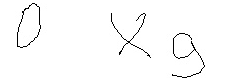
#> input picture complex_img/0times9/1.png, 243 x 80 px, found by its file name
$ jupyter execute --allow-errors localize2.ipynb   (older library calls are emulated)
#> lines starting #> are read from the running program, lines starting #| are printed output that depends on the picture; after the words box and inside, x2 and y2 are one past the last pixel; in counts of white or black regions, pixels touching at a corner belong together
### localize_digits/localizer_functions.py
import cv2
import os
import numpy as np
from matplotlib import pyplot as plt
import math
import sys
from contextlib import suppress

def get_all_data_cv(fName):
    directory=f'{os.getcwd()}/'+fName
    labels = {}
    for entry in os.scandir(directory):
        label = entry.name      # The operand / operator. Example: '2'
        images = []

        for picture in os.scandir(entry):
            image = cv2.imread(picture.path)
            images.append(image)
        labels[label] = images
    print('Test')
    return labels

def extract_number(stats, src, i):
    left = stats[i, cv2.CC_STAT_LEFT]
    top = stats[i, cv2.CC_STAT_TOP]
    width = stats[i, cv2.CC_STAT_WIDTH]
    height = stats[i, cv2.CC_STAT_HEIGHT]
    number = src[top:top + height, left:left + width]
    cv2.imwrite(str(i) + ".png", number)
    return number

def make_square_out_of(number):
    height, width, _ = number.shape
    left, right, top, bottom = (0,0,0,0) #initialize borders
    if height > width:
        # add border left and right
        strech = (height - width) / 2
        # if strech is not an integer, strech 1 pixel more to the right
        left = math.floor(strech)
        right = math.ceil(strech)
    elif height < width:
        strech = (width - height) / 2
        top = math.floor(strech)
        bottom = math.ceil(strech)

    COLOR_WHITE = (255,255,255)
    # this function does all the magic
    dst = cv2.copyMakeBorder(number, top, bottom, left, right, cv2.BORDER_CONSTANT, None, COLOR_WHITE)
    return dst

def extract_square_number(stats, src, i):
    number = extract_number(stats, src, i)
    return make_square_out_of(number)

# [15 lines left out: function extract_square_division_symbol, not called in this run]


### more advanced FUNCTIONS


def get_x_coord_generator(stats):
    return lambda img_pair : stats[img_pair[0], cv2.CC_STAT_LEFT]


# this function converts an opencv image to grayscale and runs the connectedComponents analyisis on it
#
# ### Parameters:
#
# input:
# src - an opencv image
#
# output:
# (num_labels, labels, stats, centroids) - returns what connectedComponents returns


# [7 lines left out: function prepare_image, not called in this run]


# this function splits the labels into division symbols and everything else
#
# this is done by analyzing which labels are on top of each other and classifying three of those as a division symbol. The corresponding labels are removed from the digit_indices and an entry in division_symbol pairs is generated.
# a pair consists of (a, list), where a is the index of the line and list is a list of the indices of the three elements of a division symbol

def is_in_other_component(overlaps, i):
    #any(len(elem) == 5 for elem in listOfStrings)
    return any(any(x == i for x in pair[1]) for pair in overlaps)


# [102 lines left out: functions calculate_overlaps, remove_overlap_duplicates, split_division_rest, get_division_symbols, parse_equation, not called in this run]

# [4 lines of commented-out code are left out]

### localize_digits/functions.py
import imageio
import numpy as np
import os
from skimage import data, color, exposure
from sklearn.model_selection import  train_test_split
import cv2

import matplotlib.pyplot as plt

def get_all_data(directory=f'{os.getcwd()}/../images_no_copies'):
    labels = {}
    for entry in os.scandir(directory):
        label = entry.name      # The operand / operator. Example: '2'

        images = []
        for picture in os.scandir(entry):
            training_digit = cv2.imread(picture.path, cv2.IMREAD_GRAYSCALE) / 255
            images.append(training_digit)

        labels[label] = images
    return labels

# [10 lines left out: function split_data, not called in this run]


def getList(dict):
    return dict.keys()

# [16 lines left out: function reshape, not called in this run]


get_all_data()
#find . -name "*.DS_Store" -type f -delete

### localize_digits/localize2.ipynb
[cell 1]
import cv2
import numpy as np
from matplotlib import pyplot as plt
import math
import localizer_functions # custom stuff
import sys
# insert at 1, 0 is the script path (or '' in REPL)
sys.path.insert(1, '../')
#> (the rest of this cell did not finish here and is left out)

[cell 2]
def get_x_coord(img_pair):
    i, _ = img_pair
    return stats[i, cv2.CC_STAT_LEFT]

this function converts an opencv image to grayscale and runs the connectedComponents analyisis on it

### Parameters:

input:
src - an opencv image

output:
(num_labels, labels, stats, centroids) - returns what connectedComponents returns

[cell 3]
def prepare_image(src):
    gray = cv2.cvtColor(src, cv2.COLOR_BGR2GRAY)
    ret, thresh = cv2.threshold(gray, 200, 255, cv2.THRESH_BINARY)
    thresh = cv2.bitwise_not(thresh)
    connectivity = 4  # You need to choose 4 or 8 for connectivity type
    num_labels, labels, stats, centroids = cv2.connectedComponentsWithStats(thresh , connectivity , cv2.CV_32S, cv2.CCL_DEFAULT)
    return (num_labels, labels, stats, centroids)

this function splits the labels into division symbols and everything else

this is done by analyzing which labels are on top of each other and classifying three of those as a division symbol. The corresponding labels are removed from the digit_indices and an entry in division_symbol pairs is generated.
a pair consists of (a, list), where a is the index of the line and list is a list of the indices of the three elements of a division symbol

[cell 4]
def is_in_other_component(overlaps, i):
    #any(len(elem) == 5 for elem in listOfStrings)
    return any(any(x == i for x in pair[1]) for pair in overlaps)

[cell 5]
def split_division_rest(num_labels, stats):
    overlaps = [(i - 1,[]) for i in range(1, num_labels)] # zero based
    # we want to iterate from left to right
    positions = np.arange(1, num_labels)
    coord = lambda x: stats[x, cv2.CC_STAT_LEFT]
    sorted_positions = sorted(positions, key=coord)
    print(f"numlabel={num_labels}, sort positions={sorted_positions}")
    for i in range(0, num_labels - 1):
        # do not add duplicates
        if is_in_other_component(overlaps, i):
            continue
        first_index = sorted_positions[i]
        left_i = stats[first_index, cv2.CC_STAT_LEFT]
        width_i = stats[first_index, cv2.CC_STAT_WIDTH]
        for j in range(i + 1, num_labels - 1):
            print(f"i={i}, j={j}, first_index={first_index}")
            second_index = sorted_positions[j]
            left_j = stats[second_index, cv2.CC_STAT_LEFT]
            # if left of j is within limits of i, add to the overlap list
            if left_j in range(left_i, left_i + width_i):
                _, l = overlaps[first_index - 1]
                l.append(second_index - 1)


    print(overlaps)
    # the overlap array looks e.g. like this: [(0, []), (1, []), (2, [1]), (3, [])]
    # this means 1 overlaps with 2, i.e. 1 starts after 2
    # so we need to filter out all those which have a length bigger than one and handle them
    division_symbols_pairs = list(filter(lambda x: len(x[1]) > 0, overlaps))
    digit_indices = np.arange(1, num_labels)
    # now filter all division symbols from our normal array, we will handle them later
    for e in division_symbols_pairs:
        i, list_of_division_operator = e
        print(f"list to delete indices:{list_of_division_operator}, list={digit_indices}")
        digit_indices = np.delete(digit_indices, list_of_division_operator + [i])
    print(f"division symbols={division_symbols_pairs}, digits={digit_indices}")
    return (division_symbols_pairs, digit_indices)

this function extracts all the division symbols from the pairs using stats and the src image

[cell 6]
def get_division_symbols(division_symbols_pairs, stats, src):
    division_symbols = []
    for pair in division_symbols_pairs:
        image = localizer_functions.extract_square_division_symbol(pair, stats, src)
        i, _ = pair
        division_symbols.append((i,image))
    return division_symbols
#division_symbols

now we are using all those images to do our analysis

[cell 7]
#src = cv2.imread('../images_no_copies/div/div_665.jpg')
src = cv2.imread('../generated_images/0-5/1.png')
#> src is the input picture: shape (80, 243, 3); min 0, max 255, mean 250.4
num_labels, labels, stats, centroids = prepare_image(src)
#> in prepare_image, `ret, thresh = cv2.threshold(gray, 200, 255, cv2.THRESH_BINARY)`: thresh: shape (80, 243); 98.2% white; black in thin lines or dots, all inside (x1, y1, x2, y2) = (17, 3, 205, 78)
#> in prepare_image, `thresh = cv2.bitwise_not(thresh)`:
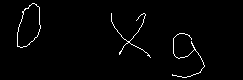
#> thresh: shape (80, 243); 1.8% white in thin lines or dots, all inside (x1, y1, x2, y2) = (17, 3, 205, 78)
#> in prepare_image, `num_labels, labels, stats, centroids = cv2.connectedComponentsWithStat..`: labels: shape (80, 243) int32; 4 distinct labels, from 0 to 3
#> in prepare_image, `num_labels, labels, stats, centroids = cv2.connectedComponentsWithStat..`: num_labels = 4; stats = [[0, 0, 243, 80, 19098], [17, 3, 24, 45, 109], [111, 13, 40, 45, 111], [172, 33, 33, 45, 122]]; centroids = [[121.1, 39.51], [28.25, 24.98], [130.5, 34.67], [186.6, 55.41]]
#> num_labels = 4


plt.imshow(labels)
plt.title("my picture")
plt.show()

show the upper left corner of every detected component

[cell 8]
plt.imshow(src)
for i in range(1, num_labels):
    # get stats for i-th number by using stats[i, PROPERTY]
    left = stats[i, cv2.CC_STAT_LEFT]
    top = stats[i, cv2.CC_STAT_TOP]
    plt.plot(left, top, 'bs')
#> this loop made 3 passes
#> (left, top) on passes 1 to 3: (17, 3), (111, 13), (172, 33)
    #print(left, top)
plt.show()
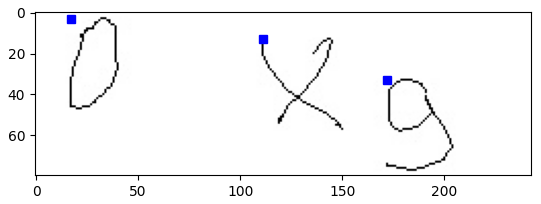
#> figure drawn by matplotlib, 1 panel

overlaps is a list of tuples, with each tuple being (i, list) where the list is a list of digits which start within the x range of the i-th digit

[cell 9]
division_symbols_pairs, digit_indices = split_division_rest(num_labels, stats)
#| numlabel=4, sort positions=[1, 2, 3]
#> the loop in split_division_rest, `for i in range(0, num_labels - 1):` made 3 passes
#> (left_i, width_i) on passes 1 to 3: (17, 24), (111, 40), (172, 33)
#| [(0, []), (1, []), (2, [])]
#| division symbols=[], digits=[1 2 3]
#> division_symbols_pairs = []; digit_indices = [1, 2, 3]

[cell 10]
# print all digits
digits = []
for i in digit_indices:
    number = localizer_functions.extract_number(stats, src, i)
    squared = localizer_functions.make_square_out_of(number)
    digits.append(squared)
    num = plt.subplot(6,5,i)
    #cv2.imwrite(str(i) + "-sq.jpg", squared)
    num.imshow(squared)
#> this loop made 3 passes
#> (right in make_square_out_of, strech in make_square_out_of) on passes 1 to 3: (11, 10.5), (3, 2.5), (6, 6)
#> pass 1, in extract_number, `number = src[top:top + height, left:left + width]`:
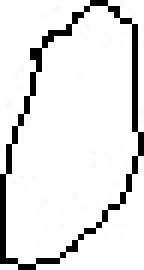
#> number: shape (45, 24, 3) (shown 6 times larger); min 0, max 255, mean 228.9
#> pass 1, in make_square_out_of, `dst = cv2.copyMakeBorder(number, top, bottom, left, right, cv2.BORDER_..`:
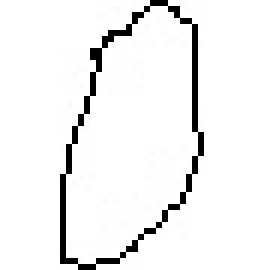
#> dst: shape (45, 45, 3) (shown 6 times larger); min 0, max 255, mean 241.1
#> pass 2, in extract_number (call 2), `number = src[top:top + height, left:left + width]`:
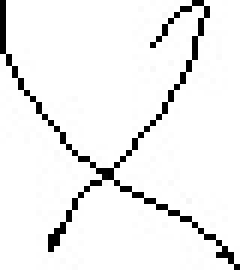
#> number: shape (45, 40, 3) (shown 6 times larger); min 0, max 255, mean 239
#> pass 2, in make_square_out_of (call 2), `dst = cv2.copyMakeBorder(number, top, bottom, left, right, cv2.BORDER_..`:
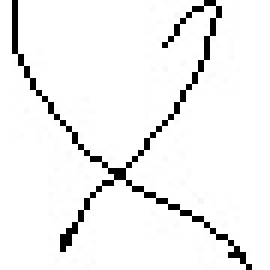
#> dst: shape (45, 45, 3) (shown 6 times larger); min 0, max 255, mean 240.7
#> after the loop:
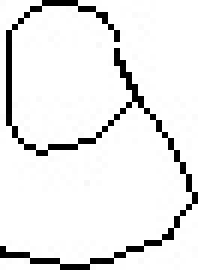
#> number: shape (45, 33, 3) (shown 6 times larger); min 0, max 255, mean 233.7
#> after the loop, digits = 3 items
plt.show()
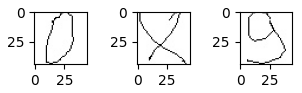
#> figure drawn by matplotlib, 3 panels

[cell 11]
div_sym = get_division_symbols(division_symbols_pairs, stats, src)
#> after the loop in get_division_symbols, `for pair in division_symbols_pairs:`: division_symbols = []
#> div_sym = []
#print(div_sym[0][1])
all_symbols = digits + [div_sym[x][1] for x in range(0, len(div_sym))]
#> all_symbols = 3 items
#all_symbols.append(digits)
#all_symbols.append(division_symbols)
print(len(all_symbols))
#| 3
print(len(digits))
#| 3
plt.show()

[cell 12]
i = 1
for img in all_symbols:
    num = plt.subplot(6,5,i)
    i = i + 1

    cv2.imwrite( f"{i}.png", img)
    num.imshow(img)
#> this loop made 3 passes
#> after the loop, i = 4
plt.show()

#> (a cell that did not finish here is left out)

$ run again, with complex_img/0times9/2.png copied over complex_img/0times9/1.png
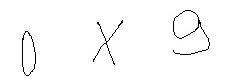
#> input picture complex_img/0times9/2.png, 243 x 80 px, found by its file name
#> src is the input picture: shape (80, 243, 3); min 0, max 255, mean 250.5
#> in prepare_image, `thresh = cv2.bitwise_not(thresh)`:
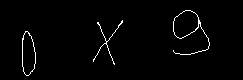
#> thresh: shape (80, 243); 1.7% white in thin lines or dots, all inside (x1, y1, x2, y2) = (22, 10, 210, 76)
#> labels: shape (80, 243) int32; 4 distinct labels, from 0 to 3
#> in prepare_image, `num_labels, labels, stats, centroids = cv2.connectedComponentsWithStat..`: num_labels = 4; stats = [[0, 0, 243, 80, 19103], [173, 10, 37, 45, 145], [93, 20, 30, 45, 95], [22, 31, 14, 45, 97]]; centroids = [[121, 39.48], [190.5, 32.91], [106.8, 40.6], [27.6, 52.49]]
#> `num_labels, labels, stats, centroids = prepare_image(src)`: num_labels = 4
#> the loop `for i in range(1, num_labels):` made 3 passes
#> (left, top) on passes 1 to 3: (173, 10), (93, 20), (22, 31)
#| numlabel=4, sort positions=[3, 2, 1]
#> the loop in split_division_rest, `for i in range(0, num_labels - 1):` made 3 passes
#> (left_i, width_i) on passes 1 to 3: (22, 14), (93, 30), (173, 37)
#| [(0, []), (1, []), (2, [])]
#| division symbols=[], digits=[1 2 3]
#> `division_symbols_pairs, digit_indices = split_division_rest(num_labels..`: division_symbols_pairs = []; digit_indices = [1, 2, 3]
#> the loop `for i in digit_indices:` made 3 passes
#> (right in make_square_out_of, strech in make_square_out_of) on passes 1 to 3: (4, 4), (8, 7.5), (16, 15.5)
#> after the loop `for i in digit_indices:`: digits = 3 items
#> `plt.show()`:
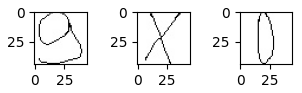
#> figure drawn by matplotlib, 3 panels
#> after the loop in get_division_symbols, `for pair in division_symbols_pairs:`: division_symbols = []
#> all_symbols = 3 items
#| 3
#| 3
#> the loop `for img in all_symbols:` made 3 passes
#> after the loop `for img in all_symbols:`: i = 4
